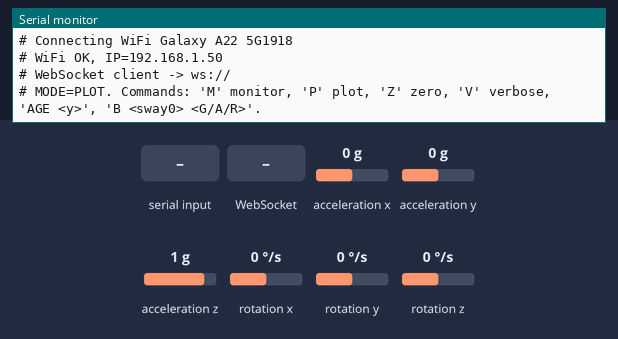
This sketch was run on a simulated Arduino Nano 33 IoT. On the bench: the last lines printed to the serial monitor. The test bench sets the inputs (shaded band); at power-on: acceleration x 0 g, acceleration y 0 g, acceleration z 1 g, rotation x 0 °/s, rotation y 0 °/s, rotation z 0 °/s. WiFi joins after 1.5 s; servers stay silent unless stated.

Above: at 2.8 s.
2.9 s: "AGE 1\n" received over Serial
At 4.0 s:
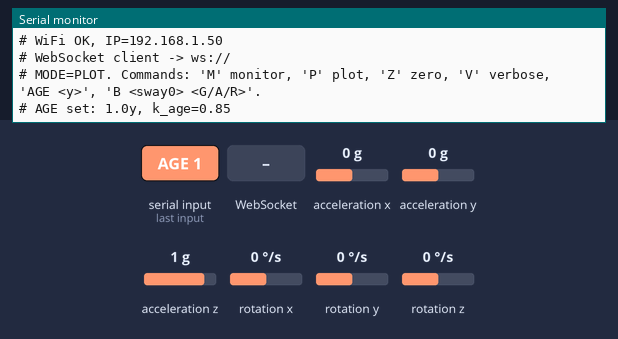
4.4 s: WebSocket text "AGE" received
At 5.2 s:
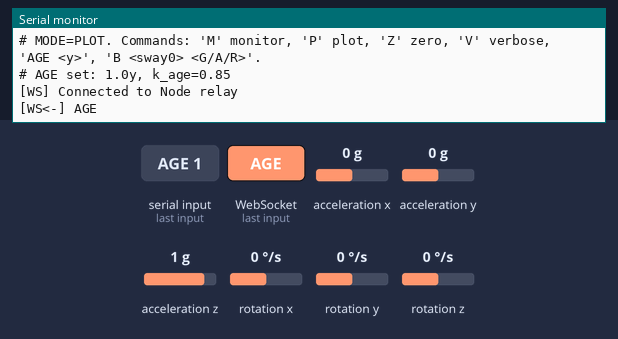
5.9 s: "B 45\n" received over Serial
At 6.3 s:
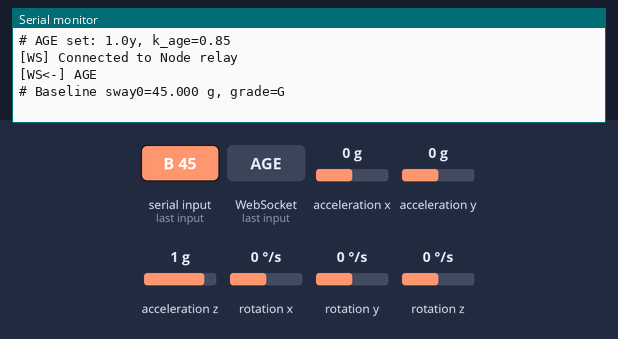
7.4 s: WebSocket text "age" received
At 8.6 s:
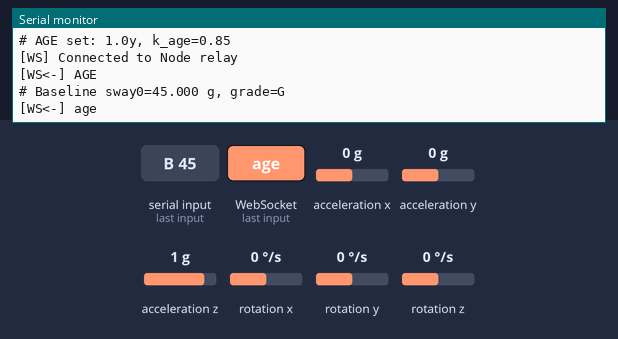
8.9 s: "Z\n" received over Serial
At 9.8 s:
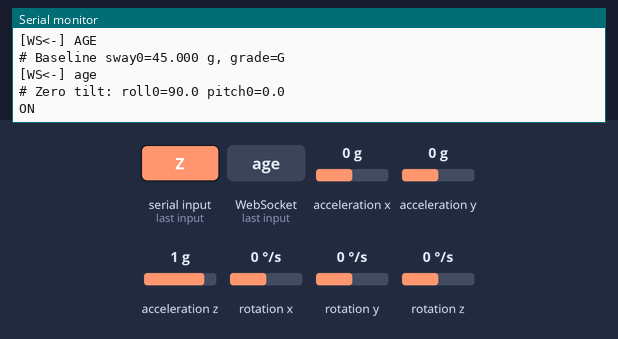
10.4 s: WebSocket text "P" received
At 10.9 s:
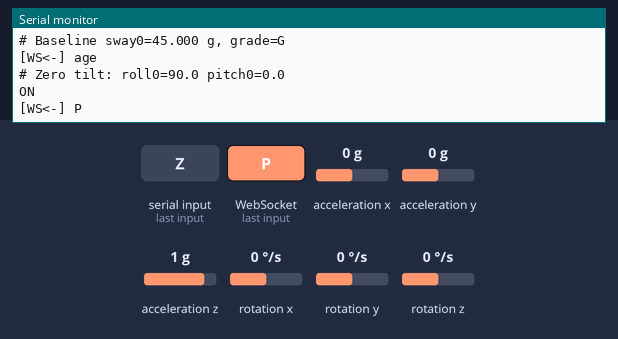

Measured:
- after the input at 2.9 s, the serial monitor: prints a new line at once (image 1)
- after the input at 4.4 s, the serial monitor: prints a new line at once (image 2)
- after the input at 5.9 s, the serial monitor: prints a new line at once (image 3)
- after the input at 7.4 s, the serial monitor: prints a new line at once (image 4)
- after the input at 8.9 s, the serial monitor: prints a new line at once (image 5)
- after the input at 10.4 s, the serial monitor: prints a new line at once (image 6)

The sketch:

nano33_balance_real.ino
```cpp
#include <Arduino.h>
#include <Wire.h>
#include <MPU6050.h>
#include <math.h>
#include <ctype.h>              // for toupper
#include <WiFiNINA.h>
#include <WebSocketsClient.h>   // Links2004 WebSockets CLIENT
#include <ArduinoJson.h>

/* ===========================================================
   Nano 33 IoT + dual MPU6050 (chest/waist)
   Detects: NORMAL/IMBALANCE + FALL risk
   Axis mapping (per mounting orientation):
     Body frame unified: X=right(+), Y=forward(+), Z=up(+)
     Chest:  z→Y, x→X, y→Z
     Waist:  z→Y, y→-X, x→Z
   NOTE: This version is a WS **client** that connects to your Node relay
         (server.js with ws library) at ws://<PC-LAN-IP>:8081/
   =========================================================== */

// ===== Wi-Fi configuration =====
char ssid[] = "Galaxy A22 5G1918";   // <-- your WiFi SSID
char pass[] = "zojk3182";            // <-- your WiFi password

// Connect to Node relay instead of hosting WS server
const char* SERVER_HOST = "10.190.9.170"; // <-- set to your PC IP from ipconfig
const uint16_t SERVER_PORT = 8081;

// WebSocket client
WebSocketsClient wsClient;
bool wsEnabled = false;

// ===== I2C & IMU =====
// Using ±4g → 1g ≈ 8192 counts
const float ACC_SCALE = 8192.0f;
#define CHEST_ADDR 0x68
#define WAIST_ADDR 0x69
MPU6050 mpuChest(CHEST_ADDR);
MPU6050 mpuWaist(WAIST_ADDR);

// ===== Axis mapping =====
const uint8_t CHEST_MAP[3] = {0, 2, 1};     // X<-rawX, Y<-rawZ, Z<-rawY
const int8_t  CHEST_SIGN[3]= {+1, +1, +1};

const uint8_t WAIST_MAP[3] = {1, 2, 0};     // X<-rawY, Y<-rawZ, Z<-rawX
const int8_t  WAIST_SIGN[3]= {-1, +1, +1};  // y inverted

// ===== Timing & filtering =====
const uint16_t UPDATE_MS = 200;         // Output every 0.2 s
const uint16_t SAMPLE_INTERVAL_MS = 10; // ~100 Hz sampling
unsigned long lastSampleMs = 0;
unsigned long windowStartMs = 0;

const float LPF_A = 0.7f, LPF_B = 0.3f; // First-order low-pass for |a|

// ===== Thresholds (scaled by k_eff) =====
float SWAY_RMS_HIGH      = 0.18f; // RMS(|a|-1g) threshold (g)
float CHEST_WAIST_DELTA  = 0.25f; // Chest vs waist |a| delta threshold (g)
const float STEP_THR_WALK = 1.15f; // Step peak threshold (g, LPF |a|)
const uint16_t REFRACT_MS = 220;   // Step refractory (per sensor)
const float FREE_FALL_G   = 0.55f; // Low-g threshold
const float IMPACT_G      = 2.6f;  // Impact threshold (with ±4g)
const uint16_t FF_TO_IMPACT_MS = 500;  // Max low-g → impact interval
const uint16_t STILL_AFTER_MS  = 2000; // Stillness after impact

// ===== Prior grade & age → k_eff =====
enum { GRADE_GREEN=0, GRADE_AMBER=1, GRADE_RED=2 };
float   BASE_SWAY  = 0.0f;     // Optional sway baseline (from 'B' cmd)
uint8_t BASE_GRADE = GRADE_GREEN;

float k_age   = 1.05f; // Default adult
float k_grade = 1.0f;  // G/A/R -> 1.00/0.80/0.65

// —— Step counting & frequency EMA —— //
unsigned long lastUnifiedStep = 0;
uint16_t unifiedStepCountWindow = 0;
const uint16_t UNIFIED_REFRACT_MS = 250;
float freqEMA = 0.0f; const float FREQ_EMA_A=0.8f, FREQ_EMA_B=0.2f;

// —— RMS accumulators —— //
float rmsAccChest = 0.0f, rmsAccWaist = 0.0f; uint16_t rmsCount = 0;
float lpAmagChest = 1.0f, lpAmagWaist = 1.0f;
float t = 1.0f;
unsigned long lastPeakChest = 0, lastPeakWaist = 0;

// —— Output mode —— //
enum OutputMode { MODE_PLOT, MODE_MONITOR };
OutputMode outMode = MODE_PLOT;
bool verboseAngles = false; // for debug/‘Z’ only

// —— Tilt/orientation (debug) —— //
float gCx=0, gCy=0, gCz=1;
float gWx=0, gWy=0, gWz=1;
const float GEMA_ALPHA = 0.05f;
float chestRollDeg=0, chestPitchDeg=0;
float waistRollDeg=0, waistPitchDeg=0;
float roll0 = 0.0f, pitch0 = 0.0f;

// ===== Imbalance state machine =====
const uint16_t IMB_ENTER_MS = 800;
const uint16_t IMB_EXIT_MS  = 800;
unsigned long imbPersistTimer = 0;
bool imbalance = false;

// ===== Fall detection =====
bool ffSeen = false; unsigned long ffTime = 0;
bool impactSeen = false; unsigned long impactTime = 0;
bool fallAnnounced = false;

// ========= Prototypes =========
void setAgeYears(float ageY);
void onWsEvent(WStype_t type, uint8_t * payload, size_t length);
void wsBroadcastMetrics(float chestRMS, float waistRMS,
                        const char* STATE, const char* FALL_RISK,
                        float k_eff, float freqHz,
                        float thrSway, float thrCW);
// ========= AI Feature Structure =========

struct AIIMUFeatures {
  float chestSway;
  float waistSway;
  float swayDifference;
  float stepFrequency;
  float balanceScore;
  const char* fallRisk;
};

AIIMUFeatures imuAI;


// ========= AI Feature Extraction =========

AIIMUFeatures extractIMUFeatures(
    float chestRMS,
    float waistRMS,
    float freqHz,
    const char* risk
){
  AIIMUFeatures f;

  f.chestSway = chestRMS;
  f.waistSway = waistRMS;

  f.swayDifference = fabsf(chestRMS - waistRMS);

  f.stepFrequency = freqHz;

  float score = 100.0f;

  score -= chestRMS * 80.0f;
  score -= waistRMS * 80.0f;
  score -= f.swayDifference * 50.0f;

  if(freqHz < 0.3f)
    score -= 10.0f;

  if(score < 0)
    score = 0;

  if(score > 100)
    score = 100;

  f.balanceScore = score;
  f.fallRisk = risk;

  return f;
}
// ====== Utilities ======
inline void mapBodyAxes(int16_t rx,int16_t ry,int16_t rz,
                        const uint8_t M[3], const int8_t S[3],
                        float &bx,float &by,float &bz){
  int16_t raw[3] = {rx, ry, rz};
  bx = (S[0] * raw[M[0]]) / ACC_SCALE;  // X=right(+)
  by = (S[1] * raw[M[1]]) / ACC_SCALE;  // Y=forward(+)
  bz = (S[2] * raw[M[2]]) / ACC_SCALE;  // Z=up(+)
}

static inline float riskScaleForU8(uint8_t g) {
  switch (g) {
    case GRADE_GREEN: return 1.00f;
    case GRADE_AMBER: return 0.80f;
    case GRADE_RED:   return 0.65f;
    default:          return 1.00f;
  }
}

static inline bool risingCross(float prev, float now, float thr,
                               unsigned long nowMs, unsigned long &lastPeak){
  bool hit = (prev < thr && now >= thr) && (nowMs - lastPeak) > REFRACT_MS;
  if (hit) lastPeak = nowMs;
  return hit;
}

// ====== Age prior ======
void setAgeYears(float ageY){
  if (ageY >= 16.0f) { k_age = 1.05f; }    // Adult/teen
  else if (ageY < 3.5f) { k_age = 0.85f; } // 2–3 years
  else if (ageY < 5.5f) { k_age = 0.90f; } // 4–5 years
  else { k_age = 1.00f; }                  // 6 years
}

// ====== Serial commands (AGE/B + modes) ======
void handleModeSwitch() {
  while (Serial.available()) {
    // AGE <years>
    if (Serial.peek()=='A' || Serial.peek()=='a') {
      String line = Serial.readStringUntil('\n'); line.trim();
      if (line.startsWith("AGE") || line.startsWith("age") || line.startsWith("Age")) {
        int sp = line.indexOf(' ');
        if (sp>0) {
          float ageY = line.substring(sp+1).toFloat();
          setAgeYears(ageY);
          Serial.print("# AGE set: "); Serial.print(ageY,1);
          Serial.print("y, k_age="); Serial.println(k_age,2);
        }
        continue;
      }
    }
    // B <sway0> <G/A/R>
    if (Serial.peek()=='B' || Serial.peek()=='b') {
      String line = Serial.readStringUntil('\n'); line.trim();
      if (line.length()) {
        // parse: B 0.12 A
        float s0 = BASE_SWAY; char gr='G';
        int sp1 = line.indexOf(' ');
        if (sp1>0) {
          s0 = line.substring(sp1+1).toFloat();
          int sp2 = line.indexOf(' ', sp1+1);
          if (sp2>0 && (sp2+1) < (int)line.length()) gr = toupper(line[sp2+1]);
        }
        BASE_SWAY = s0;
        if (gr=='G') BASE_GRADE=GRADE_GREEN; else if (gr=='A') BASE_GRADE=GRADE_AMBER; else BASE_GRADE=GRADE_RED;
        k_grade = riskScaleForU8(BASE_GRADE);
        Serial.print("# Baseline sway0="); Serial.print(BASE_SWAY,3); Serial.print(" g, grade="); Serial.println(gr);
      }
      continue;
    }
    // Mode switches (P/M) and zero calibration (Z)
    char ch = Serial.read();
    if (ch=='P' || ch=='p') outMode = MODE_PLOT;
    else if (ch=='M' || ch=='m') outMode = MODE_MONITOR;
    else if (ch=='Z' || ch=='z') { roll0 = chestRollDeg; pitch0 = chestPitchDeg; verboseAngles = !verboseAngles; Serial.print("# Zero tilt: roll0="); Serial.print(roll0,1); Serial.print(" pitch0="); Serial.println(pitch0,1); Serial.println(verboseAngles ? "ON" : "OFF"); }
  }
}

// ====== WebSocket event callback (client) ======
void onWsEvent(WStype_t type, uint8_t * payload, size_t length) {
  switch (type) {
    case WStype_CONNECTED:
      Serial.println("[WS] Connected to Node relay");
      wsClient.sendTXT("ROLE:nano");
      break;
    case WStype_DISCONNECTED:
      Serial.println("[WS] Disconnected");
      break;
    case WStype_TEXT:
      Serial.print("[WS<-] "); Serial.write(payload, length); Serial.println();
      // Optionally parse commands from UI here using ArduinoJson
      break;
    case WStype_PING:
    case WStype_PONG:
    default:
      break;
  }
}

void wsBroadcastMetrics(float chestRMS, float waistRMS,
                        const char* STATE, const char* FALL_RISK,
                        float k_eff, float freqHz,
                        float thrSway, float thrCW) {

  if (!wsEnabled) return;

  char buf[512];

  int n = snprintf(
    buf,
    sizeof(buf),

    "{"
      "\"type\":\"nano\","

      "\"chestRMS\":%.3f,"
      "\"waistRMS\":%.3f,"

      "\"state\":\"%s\","
      "\"fallRisk\":\"%s\","

      "\"k\":%.2f,"
      "\"freqHz\":%.2f,"

      "\"thrSway\":%.3f,"
      "\"thrCW\":%.3f,"

      "\"ai\":{"
        "\"timestamp\":%lu,"
        "\"chestSway\":%.4f,"
        "\"waistSway\":%.4f,"
        "\"swayDifference\":%.4f,"
        "\"stepFrequency\":%.3f,"
        "\"balanceScore\":%.2f,"
        "\"fallRisk\":\"%s\""
      "}"

    "}",

    chestRMS,
    waistRMS,

    STATE,
    FALL_RISK,

    k_eff,
    freqHz,

    thrSway,
    thrCW,


    millis(),

    imuAI.chestSway,
    imuAI.waistSway,
    imuAI.swayDifference,
    imuAI.stepFrequency,
    imuAI.balanceScore,
    imuAI.fallRisk
  );


  if(n > 0 && n < (int)sizeof(buf))
  {
      wsClient.sendTXT(buf);
  }
}
// ========================== Setup ==========================
void setup() {
  Serial.begin(115200);
  unsigned long t0 = millis(); while (!Serial && millis() - t0 < 2000) {}
  Serial.setTimeout(10); // avoid long blocking in readStringUntil

  // I2C
  Wire.begin();
  Wire.setClock(400000);
  delay(100);

  // Sensors
  bool chestOK = mpuChest.testConnection();
  bool waistOK = mpuWaist.testConnection();
  if (!chestOK || !waistOK) {
    // If using two MPU6050 on same bus, ensure one has AD0 pulled up to make 0x69
    mpuChest.initialize(); mpuWaist.initialize();
    delay(50);
    chestOK = mpuChest.testConnection();
    waistOK = mpuWaist.testConnection();
  }
  if (!chestOK && !waistOK) {
    Serial.println("# Both MPUs missing, check wiring & 3.3V!");
    while (1) { delay(1000); }
  }

  // Prior defaults
  k_grade = riskScaleForU8(BASE_GRADE);
  setAgeYears(25.0f);

  // Wi-Fi connect with timeout (non-fatal)
  Serial.print(F("# Connecting WiFi ")); Serial.println(ssid);
  WiFi.begin(ssid, pass);
  unsigned long w0 = millis();
  while (WiFi.status() != WL_CONNECTED && (millis() - w0) < 15000UL) {
    delay(500);
    Serial.print('.');
  }
  if (WiFi.status() == WL_CONNECTED) {
    Serial.print(F("\n# WiFi OK, IP=")); Serial.println(WiFi.localIP());
    wsClient.begin(SERVER_HOST, SERVER_PORT, "/");
    wsClient.onEvent(onWsEvent);
    wsClient.setReconnectInterval(2000); // auto reconnect
    // wsClient.enableHeartbeat(15000, 3000, 2); // 15s ping, 3s timeout, 2 tries
    wsEnabled = true;
    Serial.println(F("# WebSocket client -> ws://"));
  } else {
    Serial.println(F("\n# WiFi failed, continuing without WebSocket"));
    wsEnabled = false;
  }

  windowStartMs = millis();
  Serial.println("# MODE=PLOT. Commands: 'M' monitor, 'P' plot, 'Z' zero, 'V' verbose, 'AGE <y>', 'B <sway0> <G/A/R>'.");
}

// ========================= Main Loop =======================
void loop() {
  if (wsEnabled) wsClient.loop();

  unsigned long now = millis();
  handleModeSwitch();

  // Sampling rate control
  if (now - lastSampleMs < SAMPLE_INTERVAL_MS) return;
  lastSampleMs = now;

  // ===== Read IMUs =====
  int16_t axc, ayc, azc, gxc, gyc, gzc;
  int16_t axw, ayw, azw, gxw, gyw, gzw;
  mpuChest.getMotion6(&axc,&ayc,&azc,&gxc,&gyc,&gzc);
  mpuWaist.getMotion6(&axw,&ayw,&azw,&gxw,&gyw,&gzw);

  float acx, acy, acz, awx, awy, awz;
  mapBodyAxes(axc,ayc,azc, CHEST_MAP, CHEST_SIGN, acx,acy,acz);
  mapBodyAxes(axw,ayw,azw, WAIST_MAP, WAIST_SIGN, awx,awy,awz);

  float amagChest = sqrtf(acx*acx + acy*acy + acz*acz);
  float amagWaist = sqrtf(awx*awx + awy*awy + awz*awz);

  lpAmagChest = LPF_A*lpAmagChest + LPF_B*amagChest;
  lpAmagWaist = LPF_A*lpAmagWaist + LPF_B*amagWaist;

  float dcChest = lpAmagChest - 1.0f;
  float dcWaist = lpAmagWaist - 1.0f;
  rmsAccChest += dcChest*dcChest;
  rmsAccWaist += dcWaist*dcWaist;
  rmsCount++;

  // Gravity direction EMA (debug)
  gCx = (1-GEMA_ALPHA)*gCx + GEMA_ALPHA*acx;
  gCy = (1-GEMA_ALPHA)*gCy + GEMA_ALPHA*acy;
  gCz = (1-GEMA_ALPHA)*gCz + GEMA_ALPHA*acz;
  gWx = (1-GEMA_ALPHA)*gWx + GEMA_ALPHA*awx;
  gWy = (1-GEMA_ALPHA)*gWy + GEMA_ALPHA*awy;
  gWz = (1-GEMA_ALPHA)*gWz + GEMA_ALPHA*awz;

  // Tilt (debug)
  chestRollDeg = atan2f(gCy, gCz) * 180.0f / 3.1415926f;
  chestPitchDeg = atan2f(-gCx, sqrtf(gCy*gCy + gCz*gCz)) * 180.0f / 3.1415926f;
  waistRollDeg  = atan2f(gWy, gWz) * 180.0f / 3.1415926f;
  waistPitchDeg = atan2f(-gWx, sqrtf(gWy*gWy + gWz*gWz)) * 180.0f / 3.1415926f;

  // Step peaks
  bool chestPeak = risingCross(0.0f, lpAmagChest, STEP_THR_WALK, now, lastPeakChest);
  bool waistPeak = risingCross(0.0f, lpAmagWaist, STEP_THR_WALK, now, lastPeakWaist);
  if ((chestPeak || waistPeak) && (now - lastUnifiedStep) > UNIFIED_REFRACT_MS) {
    unifiedStepCountWindow++;
    lastUnifiedStep = now;
  }

  // Low-g / impact events
  if (!ffSeen && (lpAmagChest < FREE_FALL_G && lpAmagWaist < FREE_FALL_G)) { ffSeen = true; ffTime = now; }
  if (!impactSeen && (lpAmagChest > IMPACT_G || lpAmagWaist > IMPACT_G)) { impactSeen = true; impactTime = now; }

  // ==== Output window ====
  if ((now - windowStartMs) >= UPDATE_MS) {
    const float dt = (now - windowStartMs) / 1000.0f;

    // RMS over window
    float chestRMS = sqrtf(rmsAccChest / max(1, (int)rmsCount));
    float waistRMS = sqrtf(rmsAccWaist / max(1, (int)rmsCount));

    // Unified step frequency (per second over window)
    float freqInst = (float)unifiedStepCountWindow / dt; // steps/s ~ Hz
    freqEMA = FREQ_EMA_A*freqEMA + FREQ_EMA_B*freqInst;

    // Effective thresholds
    float k_eff = k_age * k_grade;
    float SWAY_RMS_HIGH_eff = (SWAY_RMS_HIGH + BASE_SWAY) * k_eff;
    float CHEST_WAIST_DELTA_eff = CHEST_WAIST_DELTA * k_eff;

    // Imbalance decision
    bool rmsHigh = (chestRMS > SWAY_RMS_HIGH_eff) || (waistRMS > SWAY_RMS_HIGH_eff);
    bool cwDelta = fabsf(chestRMS - waistRMS) > CHEST_WAIST_DELTA_eff;

    const char* STATE = "STILL";
    if (!imbalance) {
      if (rmsHigh || cwDelta) {
        if (imbPersistTimer==0) imbPersistTimer = now; // enter timer
        if ((now - imbPersistTimer) >= IMB_ENTER_MS) { imbalance = true; STATE = "IMBALANCE"; }
      } else {
        imbPersistTimer = 0; // reset
      }
    } else {
      if (!(rmsHigh || cwDelta)) {
        if (imbPersistTimer==0) imbPersistTimer = now; // exit timer
        if ((now - imbPersistTimer) >= IMB_EXIT_MS) { imbalance = false; STATE = "STILL"; }
      } else {
        imbPersistTimer = 0; // stay
        STATE = "IMBALANCE";
      }
    }

    // Fall risk decision tree
    const char* FALL_RISK = "LOW";
    if (ffSeen && impactSeen && (impactTime > ffTime) && (impactTime - ffTime) <= FF_TO_IMPACT_MS) {
      // Low-g followed by impact
      // If stillness afterwards → FALL
      if ((now - impactTime) >= STILL_AFTER_MS) {
        FALL_RISK = "FALL";
        fallAnnounced = true; ffSeen=false; impactSeen=false; ffTime=impactTime=0;
      } else {
        FALL_RISK = "HIGH";
      }
    } else if (rmsHigh && freqEMA < 0.4f) {
      // High sway without stepping much
      FALL_RISK = "MEDIUM";
    } else {
      FALL_RISK = imbalance ? "MEDIUM" : "LOW";
    }
// ===== AI Feature Generation =====

imuAI = extractIMUFeatures(
    chestRMS,
    waistRMS,
    freqEMA,
    FALL_RISK
);
    // Send to Node/UI
    wsBroadcastMetrics(chestRMS, waistRMS, STATE, FALL_RISK,
                       k_eff, freqEMA, SWAY_RMS_HIGH_eff, CHEST_WAIST_DELTA_eff);

    // ==== Event lifecycle ====
    if (fallAnnounced) {
      // clear after one broadcast to allow next detection
      ffSeen = false; ffTime = 0; impactTime = 0; fallAnnounced = false;
    } else {
      // expire stale partial sequences
      if (ffSeen && (now - ffTime) > FF_TO_IMPACT_MS) { ffSeen = false; ffTime = 0; }
      if (impactTime && (now - impactTime) > (STILL_AFTER_MS + 1500)) { impactTime = 0; }
    }

    // Reset window
    windowStartMs = now;
    rmsAccChest = rmsAccWaist = 0.0f; rmsCount = 0;
    unifiedStepCountWindow = 0;
  }
}
```
